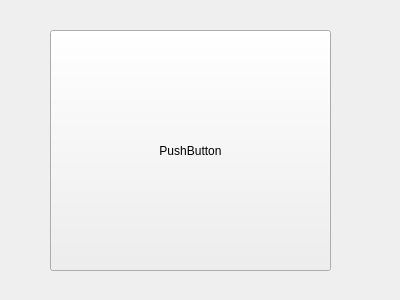
<?xml version="1.0" encoding="UTF-8"?>
<ui version="4.0">
 <class>Form</class>
 <widget class="QWidget" name="Form">
  <property name="geometry">
   <rect>
    <x>0</x>
    <y>0</y>
    <width>400</width>
    <height>300</height>
   </rect>
  </property>
  <property name="windowTitle">
   <string>Form</string>
  </property>
  <widget class="QPushButton" name="pushButton">
   <property name="geometry">
    <rect>
     <x>50</x>
     <y>30</y>
     <width>281</width>
     <height>241</height>
    </rect>
   </property>
   <property name="text">
    <string>PushButton</string>
   </property>
  </widget>
 </widget>
 <resources/>
 <connections/>
</ui>
